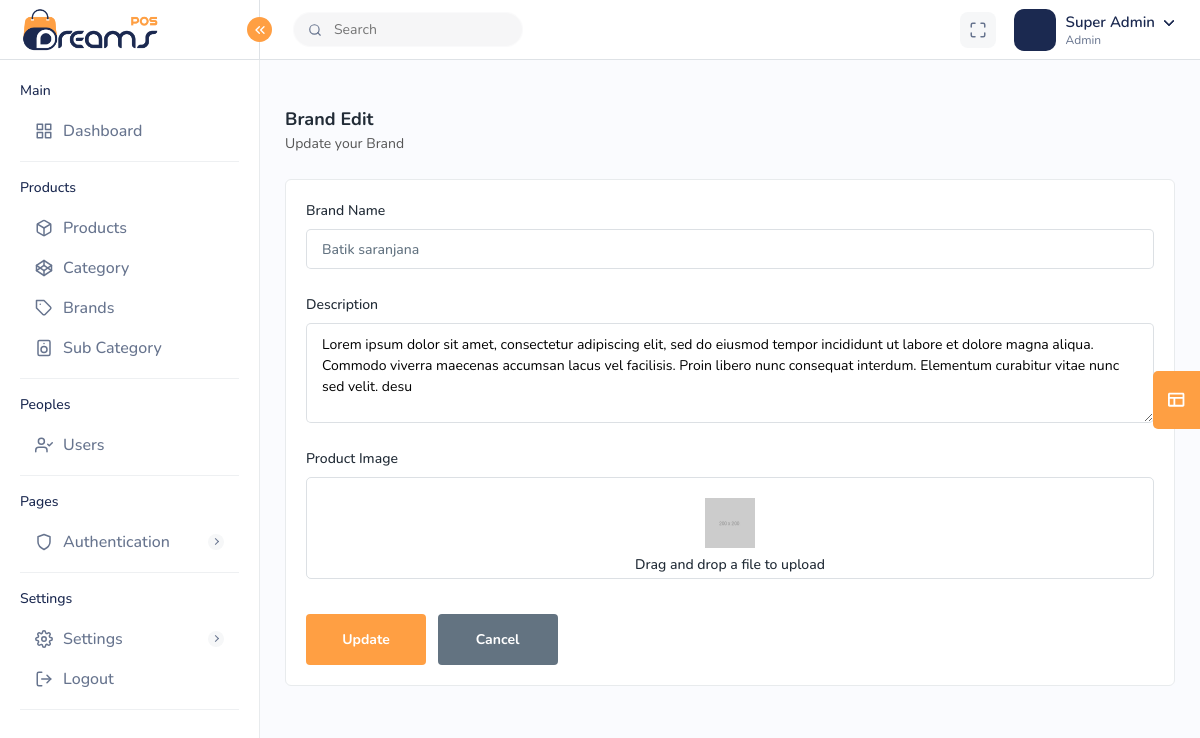
/admin/editbrand.php?id=1&uid=1 (signed in), run on the app's committed database.
### tables this page shows
CREATE TABLE `tbl_users` (
  `id` int(11) NOT NULL,
  `creation_time` datetime NOT NULL DEFAULT current_timestamp(),
  `update_time` datetime NOT NULL DEFAULT current_timestamp() ON UPDATE current_timestamp(),
  `last_login_time` datetime NOT NULL DEFAULT current_timestamp() ON UPDATE current_timestamp(),
  `username` varchar(50) NOT NULL,
  `email` varchar(50) NOT NULL,
  `pasword` varchar(50) NOT NULL,
  `name` varchar(50) NOT NULL,
  `img_url` varchar(200) NOT NULL,
  `phone` varchar(50) NOT NULL,
  `role` int(3) NOT NULL,
  `status` int(3) NOT NULL,
  `token_ganti_password` text NOT NULL
);

CREATE TABLE `tbl_brands` (
  `id` int(30) NOT NULL,
  `creation_time` datetime NOT NULL DEFAULT current_timestamp(),
  `update_time` datetime NOT NULL DEFAULT current_timestamp() ON UPDATE current_timestamp(),
  `id_user` int(11) NOT NULL,
  `name` varchar(150) NOT NULL,
  `img_url` varchar(150) NOT NULL,
  `description` text NOT NULL
);

### admin/editbrand.php (the view, shortened to what this page needs)
<!DOCTYPE html>
<html lang="en">
<head>
    <?php include('inc/header.php'); ?>
</head>
<body>
    <div class="main-wrapper">
        <?php include('inc/topnav.php'); ?>
        <?php include('inc/sidebar.php'); ?>
        <div class="page-wrapper">
            <div class="content">
                <div class="page-header">
                    <div class="page-title">
                        <h4>Brand Edit</h4>
                        <h6>Update your Brand</h6>
                    </div>
                </div>
                <div class="card">
                    <div class="card-body">
                        <?php
                        $servername = "localhost";
                        $db_username = "root";
                        $db_password = "";
                        $database = "ims";
                        $conn = new mysqli($servername, $db_username, $db_password, $database);
                        $id = $_GET['id'];
                        $query = "SELECT * FROM tbl_brands WHERE id = $id";
                        $result = $conn->query($query);
                        if ($result && $result->num_rows > 0) {
                            $brand = $result->fetch_assoc();
                        }
                        ?>
                        <form id="brandForm" method="POST" enctype="multipart/form-data">
                            <div class="row">
                                <div class="col-lg-12 col-sm-6 col-12">
                                    <div class="form-group">
                                        <label>Brand Name</label>
                                        <input type="text" name="name" value="<?php echo $brand['name']; ?>">
                                    </div>
                                </div>
                                <div class="col-lg-12 col-sm-6 col-12">
                                    <div class="form-group">
                                        <label>Description</label>
                                        <textarea class="form-control" name="description"><?php echo $brand['description']; ?></textarea>
                                    </div>
                                </div>
                                <div class="col-lg-12 col-sm-6 col-12">
                                    <div class="form-group">
                                        <label>Product Image</label>
                                        <div class="image-upload">
                                            <div class="image-uploads">
                                                <img id="brandImagePreview" src="<?php echo $brand['img_url']; ?>" height="40" width="50" alt="img">
                                                <h4>Drag and drop a file to upload</h4>
                                            </div>
                                        </div>
                                    </div>
                                </div>
                                <div class="col-lg-12 col-sm-6 col-12">
                                    <button type="submit" name="submit" class="btn btn-submit me-2">Update</button>
                                    <a href="brandlist.php?uid=<?php echo $NewId ?>" class="btn btn-cancel">Cancel</a>
                                </div>
                            </div>
                        </form>
                    </div>
                </div>
            </div>
        </div>
    </div>
</body>
</html>

### admin/inc/topnav.php (shortened to what this page needs)
<?php
$servername = "localhost";
$db_username = "root";
$db_password = "";
$database = "ims";
$conn = new mysqli($servername, $db_username, $db_password, $database);
$id = $_GET['uid'];
$NewId = $id;
$Uniquequery = "SELECT * FROM tbl_users WHERE id = $NewId";
$Uniqueresult = $conn->query($Uniquequery);
if ($Uniqueresult && $Uniqueresult->num_rows > 0) {
    $Uniquerow = $Uniqueresult->fetch_assoc();
}
$role = $Uniquerow['role'];
if ($role == 0) {
    echo $roleText = "Admin";
} else {
    echo $roleText = "Users";
}
echo '
<div class="header">
    <div class="header-left active">
        <a href="index.php?uid=' . $NewId . '" class="logo logo-normal">
            <img src="../assets/img/logo.png" alt="">
        </a>
        <a href="index.php?uid=' . $NewId . '" class="logo logo-white">
        </a>
        <a href="index.php?uid=' . $NewId . '" class="logo-small">
        </a>
        <a id="toggle_btn" href="javascript:void(0);">
            <i data-feather="chevrons-left" class="feather-16"></i>
        </a>
    </div>
    <ul class="nav user-menu">
        <li class="nav-item nav-searchinputs">
            <div class="top-nav-search">
                <form action="#">
                    <div class="searchinputs">
                        <input type="text" placeholder="Search">
                        <div class="search-addon">
                            <span><i data-feather="search" class="feather-14"></i></span>
                        </div>
                    </div>
                </form>
            </div>
        </li>
        <li class="nav-item nav-item-box">
            <a href="javascript:void(0);" id="btnFullscreen">
                <i data-feather="maximize"></i>
            </a>
        </li>
        <li class="nav-item dropdown has-arrow main-drop">
            <a href="javascript:void(0);" class="dropdown-toggle nav-link userset" data-bs-toggle="dropdown">
                <span class="user-info">
                    <span class="user-letter">
                        <img src="' . $Uniquerow['img_url'] . '" alt="" class="img-fluid">
                    </span>
                    <span class="user-detail">
                        <span class="user-name">' . $Uniquerow['name'] . '</span>
                        <span class="user-role">' . $roleText . '</span>
                    </span>
                </span>
            </a>
                        <span class="user-img"><img src="' . $Uniquerow['img_url'] . '" alt="">
                            <span class="status online"></span></span>
                            <h6>' . $Uniquerow['username'] . '</h6>
                            <h5>' . $roleText . '</h5>
                    <a class="dropdown-item" href="profile.php?uid=' . $NewId . '"> <i class="me-2" data-feather="user"></i> My Profile</a>
        </li>
    </ul>
</div>';
?>

### data on the page
tbl_users: name "Super Admin", role "Admin"
tbl_brands: name "Batik saranjana", description "Lorem ipsum dolor sit amet, consectetur adipiscing elit, sed do eiusmod tempor incididunt ut labore et dolore magna aliqua. Commodo viverra maecenas accumsan lacus vel facilisis. Proin libero nunc consequat interdum. Elementum curabitur vitae nunc sed velit. desu", img_url (picture)
